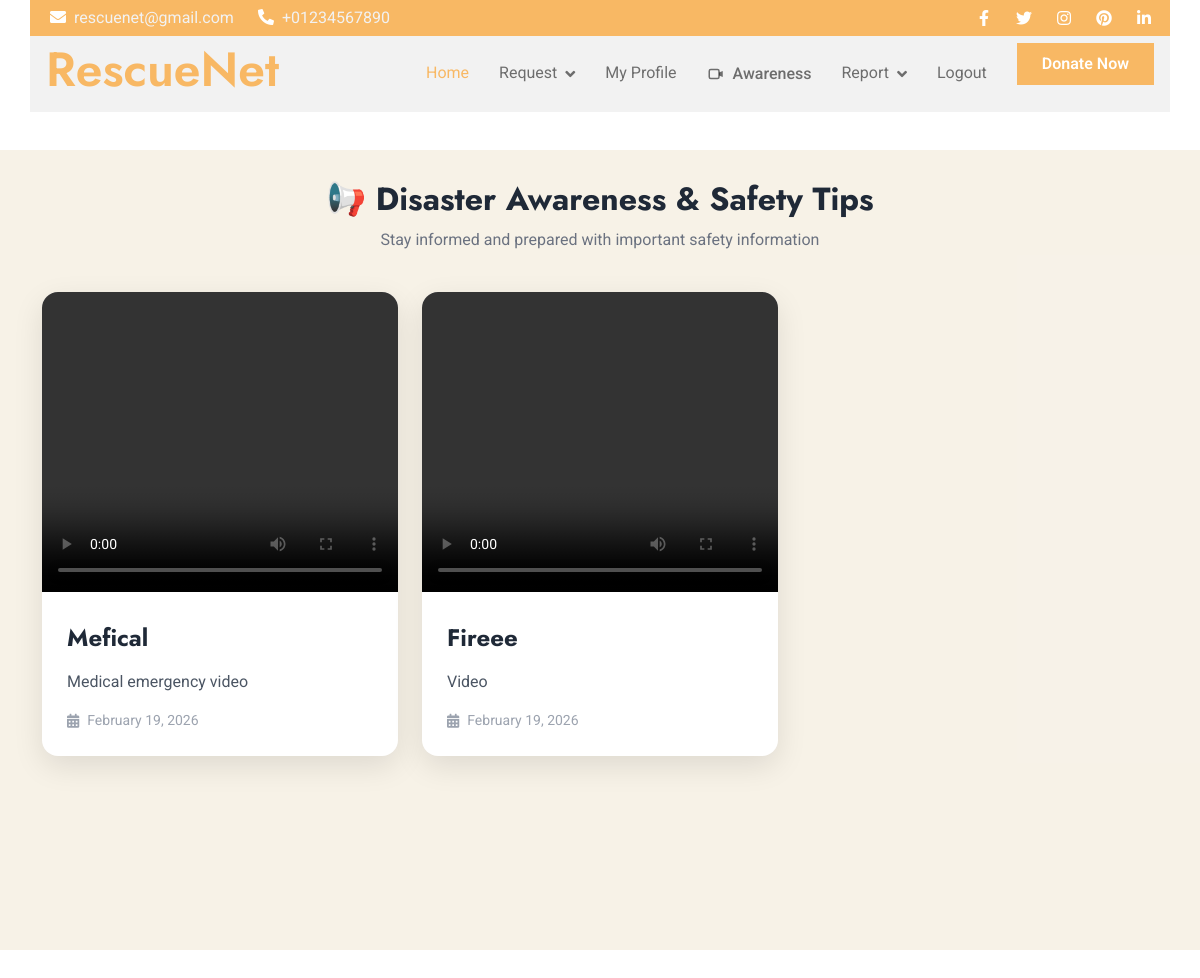
The page /User/ViewAwareness/ (signed in) on the database its author committed.
### Admin/models.py (models this page shows)
class tbl_awareness(models.Model):
    awareness_title=models.CharField(max_length=200)
    awareness_description=models.TextField()
    awareness_image=models.FileField(upload_to='Awareness/')
    awareness_date=models.DateField(auto_now_add=True)
    awareness_status=models.IntegerField(default=0)  # 0=Active, 1=Inactive

### User/views.py (the view)
# urls.py: path("ViewAwareness/", views.ViewAwareness, name="ViewAwareness"),
def ViewAwareness(request):
    if "uid" not in request.session:
        return redirect("Guest:Login")
    awarenessdata = tbl_awareness.objects.filter(awareness_status=0).order_by('-awareness_date')
    return render(request, 'User/ViewAwareness.html', {'awareness': awarenessdata})

### User/Templates/User/ViewAwareness.html (shortened to what this page needs)
{% extends 'User/Header.html' %}
{% load static %}
{% block content %}
<div class="awareness-container">
    <div class="awareness-header">
        <h2>📢 Disaster Awareness & Safety Tips</h2>
        <p>Stay informed and prepared with important safety information</p>
    </div>
    <div class="container">
        {% if awareness %}
        <div class="row">
            {% for item in awareness %}
            <div class="col-md-6 col-lg-4 mb-4">
                <div class="awareness-card">
                    {% if item.awareness_image %}
                    {% if ".mp4" in item.awareness_image.url|lower or ".webm" in item.awareness_image.url|lower or ".ogg" in item.awareness_image.url|lower %}
                    <video class="awareness-image" controls>
                        <source src="{{ item.awareness_image.url }}" type="video/mp4">
                    </video>
                    {% else %}
                    <img src="{{ item.awareness_image.url }}" alt="{{ item.awareness_title }}" class="awareness-image">
                    {% endif %}
                    {% endif %}
                    <div class="awareness-content">
                        <h3 class="awareness-title">{{ item.awareness_title }}</h3>
                        <p class="awareness-description">{{ item.awareness_description }}</p>
                        <div class="awareness-date">
                            <i class="fas fa-calendar-alt"></i>
                            <span>{{ item.awareness_date|date:"F d, Y" }}</span>
                        </div>
                    </div>
                </div>
            </div>
            {% endfor %}
        </div>
        {% endif %}
    </div>
</div>
{% endblock %}

### User/Templates/User/ViewAwareness.html (style rules this page uses)
.awareness-container { padding: 30px; background-color: #f3eadaa1; min-height: 100vh; }
.awareness-header { text-align: center; margin-bottom: 40px; }
.awareness-header h2 { color: #1f2937; font-weight: 700; margin-bottom: 10px; }
.awareness-header p { color: #6b7280; font-size: 16px; }
.awareness-card { background: #ffffff; border-radius: 16px; box-shadow: 0 10px 30px rgba(0, 0, 0, 0.1); margin-bottom: 30px; overflow: hidden; transition: transform 0.3s ease, box-shadow 0.3s ease; }
.awareness-image { width: 100%; height: 300px; object-fit: cover; }
.awareness-content { padding: 25px; }
.awareness-title { font-size: 24px; font-weight: 700; color: #1f2937; margin-bottom: 15px; }
.awareness-description { color: #4b5563; font-size: 16px; line-height: 1.7; margin-bottom: 15px; }
.awareness-date { color: #9ca3af; font-size: 14px; display: flex; align-items: center; gap: 8px; }

### rows shown on the page
tbl_awareness: awareness_title "Mefical", awareness_description "Medical emergency video", awareness_date "February 19, 2026"
tbl_awareness: awareness_title "Fireee", awareness_description "Video", awareness_date "February 19, 2026"
